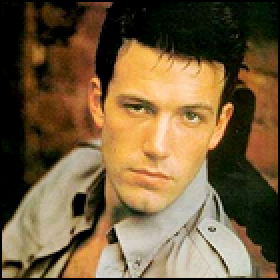
#> input picture 15. Face recognition/train/Ben Afflek/10.jpg, 140 x 140 px, found by its file name (shown 2 times larger); its folder holds only this picture in this run
$ jupyter execute --allow-errors facerecognition.ipynb
#> lines starting #> are read from the running program, lines starting #| are printed output that depends on the picture
### Face Recognition

[cell 1]
import os
import cv2 as cv
import numpy as np

peple = []
for i in os.listdir(r'C:\Users\nidul\OneDrive - University of Moratuwa\Desktop\ACCA Folder My\image processing\15. Face recognition\train'):
    peple.append(i)
#> pass 2 of the loop `for i in os.listdir(r'C:\Users\nidul\OneDrive - University of Moratuwa..`:
#> pass 3 of the loop `for i in os.listdir(r'C:\Users\nidul\OneDrive - University of Moratuwa..`:
#> the loop made 4 passes; the first 3 are shown


print(peple)


DIR = r'C:\Users\nidul\Desktop\ACCA Folder My\image processing\15. Face recognition\train'

har_cascade = cv.CascadeClassifier('haar_face.xml')

features = []
lables = []

def create_train():
    for person in peple:
        path = os.path.join(DIR,person)
        label = peple.index(person)

        for img in os.listdir(path):
            img_path = os.path.join(path,img)

            img_array = cv.imread(img_path)
#> img_array is the input picture: shape (140, 140, 3); mean B, G, R 60.5, 93.3, 116
            gray = cv.cvtColor(img_array,cv.COLOR_BGR2GRAY)
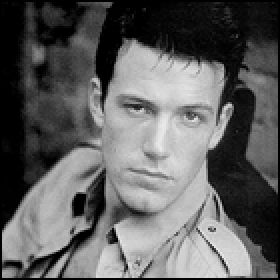
#> gray: shape (140, 140) (shown 2 times larger); min 0, max 238, mean 96.3

            face_rect = har_cascade.detectMultiScale(gray,scaleFactor=1.1,minNeighbors=4)
#> face_rect = [[46, 28, 73, 73]]

            for (x,y,w,h) in face_rect:
                faces_roi = gray[y:y+h,x:x+w]
                features.append(faces_roi)
                lables.append(label)
#> this loop made 1 pass
#> pass 1, in create_train, `faces_roi = gray[y:y+h,x:x+w]`:
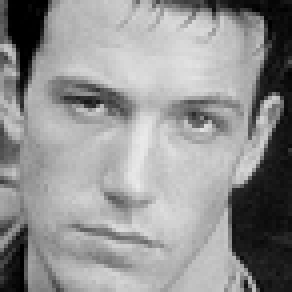
#> faces_roi: shape (73, 73) (shown 4 times larger); min 0, max 234, mean 146.1
#> after the loop, features = 1 item; lables = [0]
#> pass 2 of the loop in create_train, `for person in peple:`:
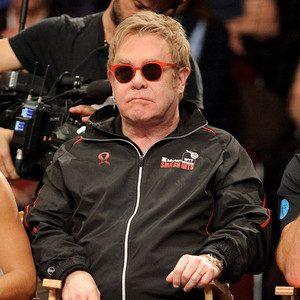
#> input picture 15. Face recognition/train/Elton John/15.jpg, 300 x 300 px, found by its file name
#> in create_train, img_array is the input picture: shape (300, 300, 3); mean B, G, R 46.4, 56.2, 75.5
#> in create_train, `gray = cv.cvtColor(img_array,cv.COLOR_BGR2GRAY)`:
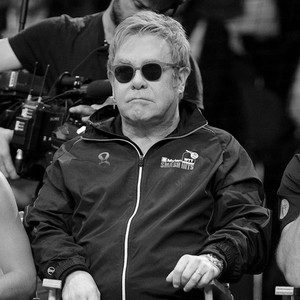
#> gray: shape (300, 300); min 0, max 254, mean 60.9
#> face_rect = [[94, 37, 93, 93]]
#> the loop in create_train, `for (x,y,w,h) in face_rect:` made 1 pass
#> pass 1, in create_train, `faces_roi = gray[y:y+h,x:x+w]`:
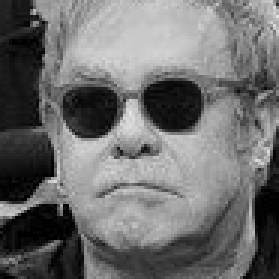
#> faces_roi: shape (93, 93) (shown 3 times larger); min 0, max 227, mean 110
#> after the loop in create_train, `for (x,y,w,h) in face_rect:`: features = 2 items; lables = [0, 1]
#> pass 3 of the loop in create_train, `for person in peple:`:
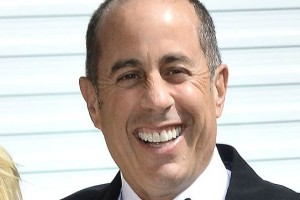
#> input picture 15. Face recognition/train/Jerry Seinfield/14.jpg, 300 x 200 px, found by its file name
#> in create_train, img_array is the input picture: shape (200, 300, 3); mean B, G, R 185.7, 192.3, 201.3
#> in create_train, `gray = cv.cvtColor(img_array,cv.COLOR_BGR2GRAY)`:
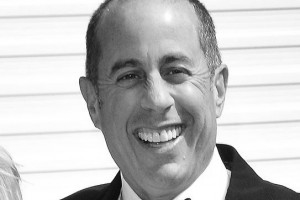
#> gray: shape (200, 300); min 7, max 255, mean 194.2
#> face_rect = [[81, 18, 143, 143]]
#> the loop in create_train, `for (x,y,w,h) in face_rect:` made 1 pass
#> pass 1, in create_train, `faces_roi = gray[y:y+h,x:x+w]`:
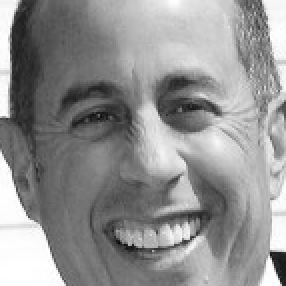
#> faces_roi: shape (143, 143) (shown 2 times larger); min 7, max 255, mean 145.5
#> after the loop in create_train, `for (x,y,w,h) in face_rect:`: features = 3 items; lables = [0, 1, 2]
#> the loop made 4 passes; the first 3 are shown

create_train()
print('Training Done ..............')

features = np.array(features,dtype='object')
lables = np.array(lables)

face_recognizer = cv.face.LBPHFaceRecognizer_create()

Train the recognizer on the features list and the lables list

[cell 2]
face_recognizer.train(features,lables)

face_recognizer.save('face_trained.yml')
np.save('features.npy',features)
np.save('lables.npy',lables)

Getting the data from the already trained model and no need to run the upper part from this

[cell 3]
import cv2 as cv
import numpy as np

har_cascade = cv.CascadeClassifier("haar_face.xml")

peple = []
for i in os.listdir(
    r"C:\Users\nidul\Desktop\ACCA Folder My\image processing\15. Face recognition\train"
):
    peple.append(i)
#> pass 2 of the loop `for i in os.listdir(`:
#> pass 3 of the loop `for i in os.listdir(`:
#> the loop made 4 passes; the first 3 are shown
